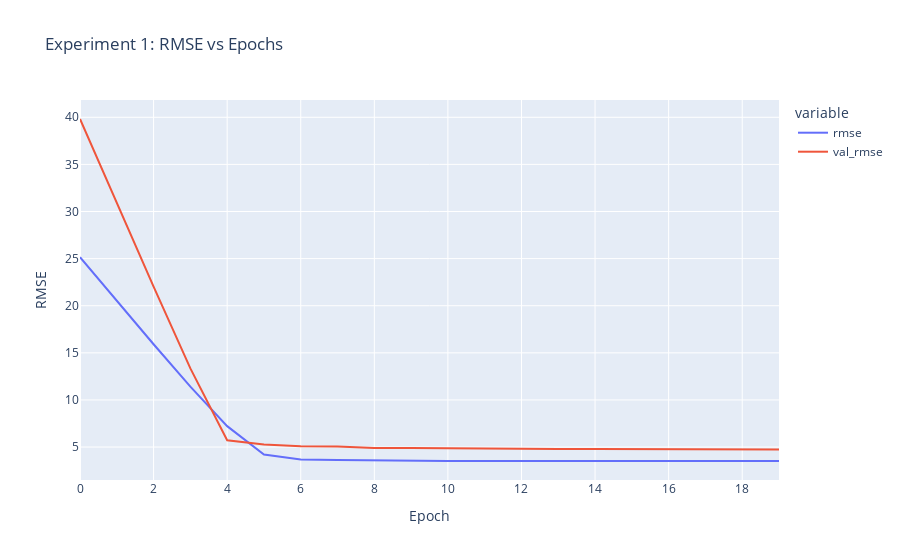
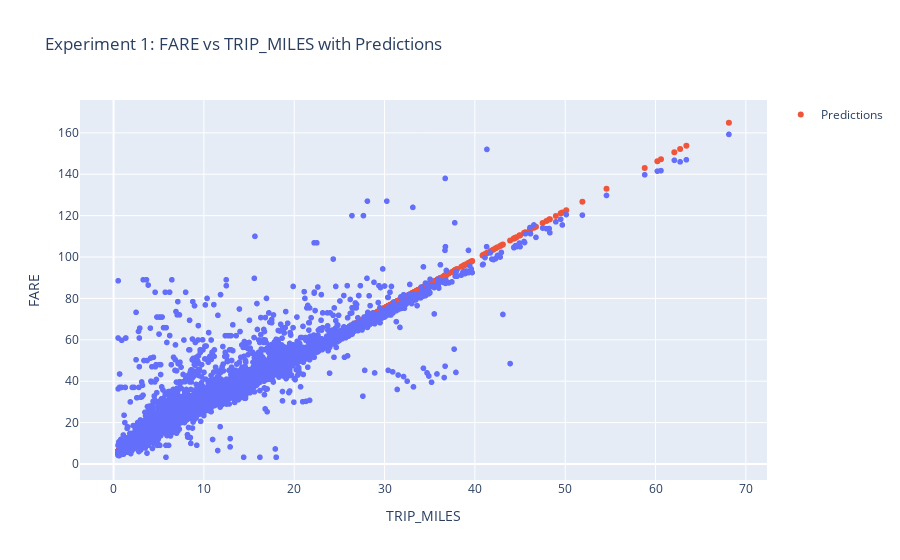

Here is the notebook cell these charts were saved with, in order:
### Code cell
settings_1=ExperimentSettings(
    learning_rate=0.001,
    epochs=20,
    batch_size=50,
    input_features=['TRIP_MILES']
)

metrics=[keras.metrics.RootMeanSquaredError(name="rmse")]

model_1 = create_model(settings_1, metrics)
experiment_1 = train_model(model_1, training_df, 'FARE', settings_1)

#plot experiment metrics
# Plot experiment metrics: choose whichever rmse columns exist (robust to missing val_rmse)
metrics_cols = [c for c in ["rmse", "val_rmse"] if c in experiment_1.columns]
if not metrics_cols:
    # fallback: plot any column containing 'rmse' if present
    metrics_cols = [c for c in experiment_1.columns if 'rmse' in c.lower()]
fig_metrics = px.line(
    experiment_1[metrics_cols],
    labels={"index": "Epoch", "value": "RMSE"},
    title="Experiment 1: RMSE vs Epochs"
)
fig_metrics.show()
# Prepare features and predictions (pass a dict to match the model inputs)
features = {name: training_df[name].values for name in settings_1.input_features}
predictions_1 = model_1.predict(features).flatten()

fig_preds = px.scatter(
    x=training_df["TRIP_MILES"],
    y=training_df["FARE"],
    labels={"x": "TRIP_MILES", "y": "FARE"},
    title="Experiment 1: FARE vs TRIP_MILES with Predictions"
)
fig_preds.add_scatter(
    x=training_df["TRIP_MILES"],
    y=predictions_1,
    mode="markers",
    name="Predictions"
)
fig_preds.show()

### Figure 1 — Plotly figure (JSON) as saved in the notebook; plotly's stock layout.template omitted (floating-point values rounded to 4 significant figures)
{"data": [{"hovertemplate": "variable=rmse<br>Epoch=%{x}<br>RMSE=%{y}<extra></extra>", "legendgroup": "rmse", "line": {"color": "#636efa", "dash": "solid"}, "marker": {"symbol": "circle"}, "mode": "lines", "name": "rmse", "orientation": "v", "showlegend": true, "type": "scatter", "x": [0, 1, 2, 3, 4, 5, 6, 7, 8, 9, 10, 11, 12, 13, 14, 15, 16, 17, 18, 19], "xaxis": "x", "y": [25.16, 20.52, 15.91, 11.42, 7.219, 4.218, 3.692, 3.618, 3.572, 3.545, 3.532, 3.526, 3.524, 3.523, 3.522, 3.522, 3.522, 3.522, 3.522, 3.522], "yaxis": "y"}, {"hovertemplate": "variable=val_rmse<br>Epoch=%{x}<br>RMSE=%{y}<extra></extra>", "legendgroup": "val_rmse", "line": {"color": "#EF553B", "dash": "solid"}, "marker": {"symbol": "circle"}, "mode": "lines", "name": "val_rmse", "orientation": "v", "showlegend": true, "type": "scatter", "x": [0, 1, 2, 3, 4, 5, 6, 7, 8, 9, 10, 11, 12, 13, 14, 15, 16, 17, 18, 19], "xaxis": "x", "y": [39.82, 30.88, 22.02, 13.35, 5.719, 5.264, 5.087, 5.074, 4.893, 4.893, 4.869, 4.831, 4.749, 4.801, 4.805, 4.805, 4.78, 4.782, 4.747, 4.745], "yaxis": "y"}], "layout": {"legend": {"title": {"text": "variable"}, "tracegroupgap": 0}, "title": {"text": "Experiment 1: RMSE vs Epochs"}, "xaxis": {"anchor": "y", "domain": [0, 1], "title": {"text": "Epoch"}}, "yaxis": {"anchor": "x", "domain": [0, 1], "title": {"text": "RMSE"}}}}

### Figure 2 — Plotly figure (JSON) as saved in the notebook; plotly's stock layout.template omitted (floating-point values rounded to 4 significant figures; data arrays with more than 128 entries replaced by an {"elided": "..."} marker saying what was removed)
{"data": [{"hovertemplate": "TRIP_MILES=%{x}<br>FARE=%{y}<extra></extra>", "legendgroup": "", "marker": {"color": "#636efa", "symbol": "circle"}, "mode": "markers", "name": "", "showlegend": false, "type": "scattergl", "x": {"elided": "31694 float values"}, "xaxis": "x", "y": {"elided": "31694 float values"}, "yaxis": "y"}, {"mode": "markers", "name": "Predictions", "type": "scatter", "x": {"elided": "31694 float values"}, "y": {"elided": "31694 float values"}}], "layout": {"legend": {"tracegroupgap": 0}, "title": {"text": "Experiment 1: FARE vs TRIP_MILES with Predictions"}, "xaxis": {"anchor": "y", "domain": [0, 1], "title": {"text": "TRIP_MILES"}}, "yaxis": {"anchor": "x", "domain": [0, 1], "title": {"text": "FARE"}}}}
